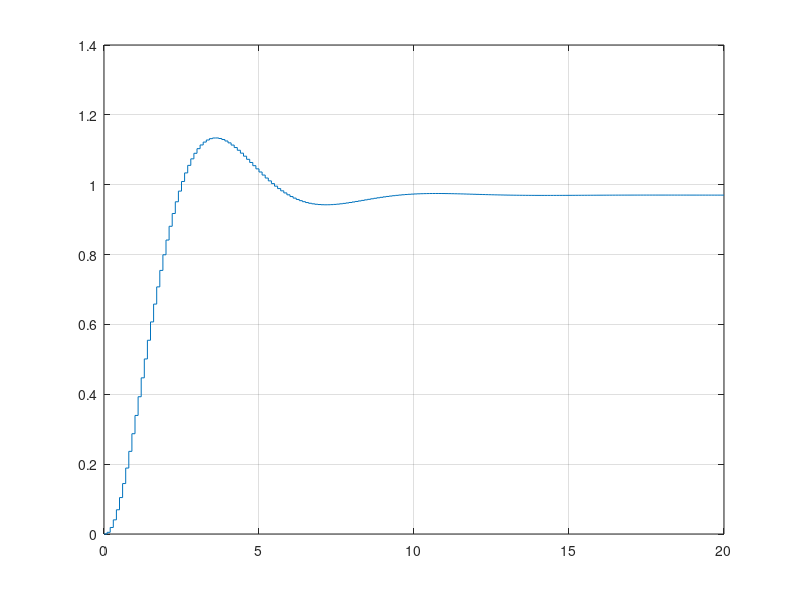
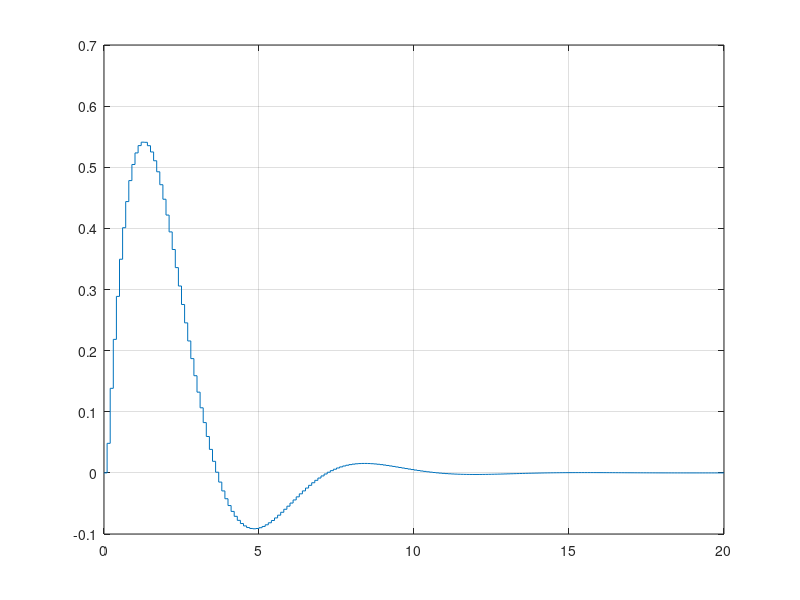
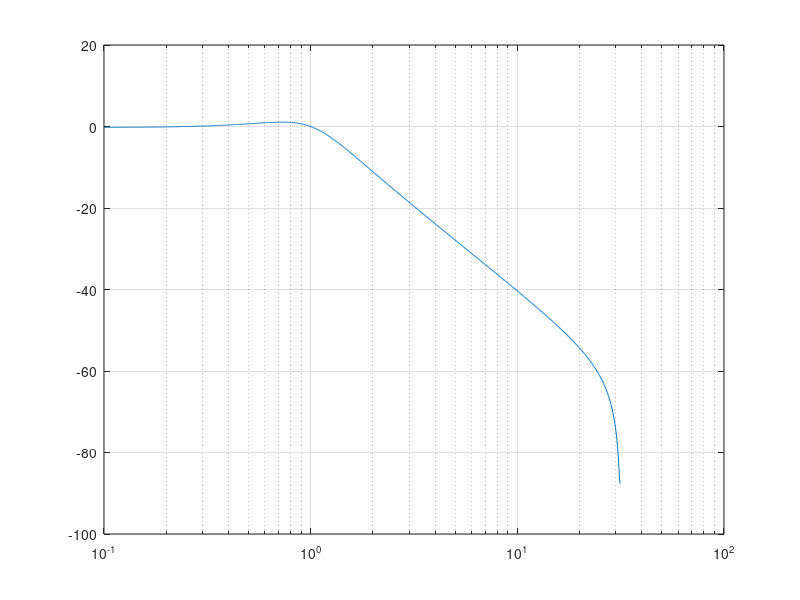
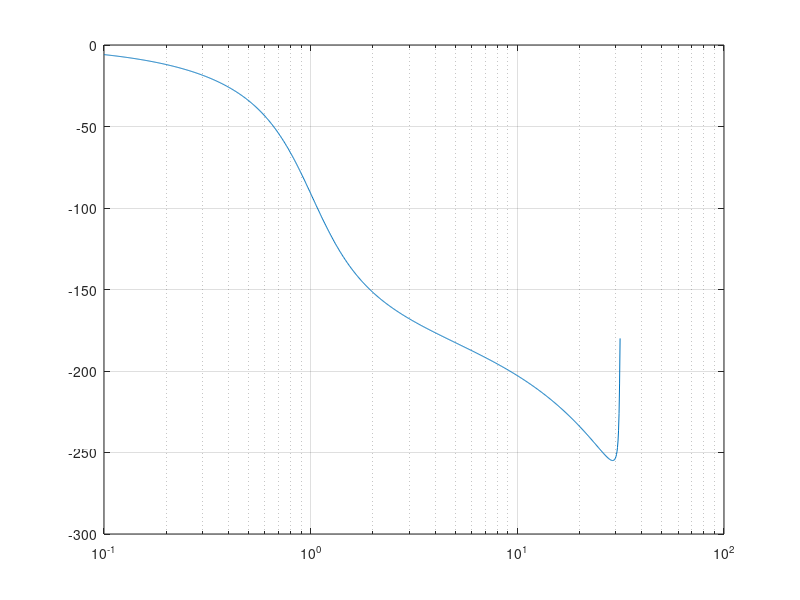

The MATLAB source for these figures, in order:
numerador = [0.004833 0.004675];
denominador = [1 -1.895 0.9048];

Gs = tf(numerador, denominador, 0.1);

[Step_y, Step_t] = step(Gs, 20);
[Impulse_y, Impulse_t] = impulse(Gs, 20);
[MagB, PhaB, FreqB] = bode(Gs);
[GM, GP, Wg, Wp] = margin(Gs);
[Re,Img,FreqN] = nyquist(Gs);
[r, k] = rlocus(Gs);
[MagN, PhaN, WN] = nichols(Gs);


GM = mag2db(GM);
MagB = mag2db(MagB);
MagN = mag2db(MagN);

figure(1)
stairs(Step_t, Step_y)
grid()

figure(2)
stairs(Impulse_t, Impulse_y)
grid()

figure(3)
semilogx(FreqB, squeeze(MagB))
grid()

figure(4)
semilogx(FreqB, squeeze(PhaB))
grid()

figure(5)
plot(squeeze(Re), squeeze(Img),squeeze(Re), squeeze(-Img))
grid()

figure(6)
index = size(r);
for i=1:index(1)
    plot(real(r(i,:)), imag(r(i,:)))
    hold on
end
grid()
hold off

figure(7)
plot(squeeze(PhaN), squeeze(MagN))
grid()

set = 'S1D';
save(strcat(set,'Step'),'Step_t','Step_y')
save(strcat(set,'Imp'),'Impulse_y','Impulse_t')
save(strcat(set,'Bode'),'MagB','PhaB','FreqB')
save(strcat(set,'Margin'),'GM','GP','Wg','Wp')
save(strcat(set,'Nyquist'),'Re','Img','FreqN')
save(strcat(set,'Rlocus'),'r','k')
save(strcat(set,'Nichols'),'MagN','PhaN','WN')
